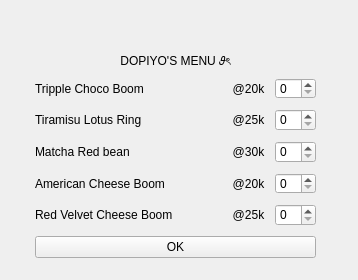
<?xml version="1.0" encoding="UTF-8"?>
<ui version="4.0">
 <class>MenuOrder</class>
 <widget class="QWidget" name="MenuOrder">
  <property name="geometry">
   <rect>
    <x>0</x>
    <y>0</y>
    <width>358</width>
    <height>280</height>
   </rect>
  </property>
  <property name="windowTitle">
   <string>Form</string>
  </property>
  <widget class="QWidget" name="widget" native="true">
   <property name="geometry">
    <rect>
     <x>30</x>
     <y>30</y>
     <width>291</width>
     <height>241</height>
    </rect>
   </property>
   <widget class="QWidget" name="verticalLayoutWidget">
    <property name="geometry">
     <rect>
      <x>0</x>
      <y>0</y>
      <width>291</width>
      <height>238</height>
     </rect>
    </property>
    <layout class="QVBoxLayout" name="verticalLayout">
     <property name="spacing">
      <number>10</number>
     </property>
     <property name="sizeConstraint">
      <enum>QLayout::SizeConstraint::SetNoConstraint</enum>
     </property>
     <property name="leftMargin">
      <number>5</number>
     </property>
     <property name="rightMargin">
      <number>5</number>
     </property>
     <property name="bottomMargin">
      <number>10</number>
     </property>
     <item>
      <widget class="QLabel" name="label_WelcomeTag">
       <property name="text">
        <string/>
       </property>
       <property name="alignment">
        <set>Qt::AlignmentFlag::AlignCenter</set>
       </property>
      </widget>
     </item>
     <item>
      <widget class="QLabel" name="label_ShopTag">
       <property name="text">
        <string>DOPIYO'S MENU 𝜗ৎ</string>
       </property>
       <property name="alignment">
        <set>Qt::AlignmentFlag::AlignCenter</set>
       </property>
      </widget>
     </item>
     <item>
      <layout class="QGridLayout" name="gridLayout_1">
       <property name="horizontalSpacing">
        <number>10</number>
       </property>
       <item row="0" column="1">
        <widget class="QLabel" name="label_PriceTCB">
         <property name="sizePolicy">
          <sizepolicy hsizetype="Fixed" vsizetype="Preferred">
           <horstretch>0</horstretch>
           <verstretch>0</verstretch>
          </sizepolicy>
         </property>
         <property name="text">
          <string>@20k</string>
         </property>
         <property name="alignment">
          <set>Qt::AlignmentFlag::AlignCenter</set>
         </property>
        </widget>
       </item>
       <item row="0" column="0">
        <widget class="QLabel" name="label_TCB">
         <property name="text">
          <string>Tripple Choco Boom</string>
         </property>
         <property name="alignment">
          <set>Qt::AlignmentFlag::AlignLeading|Qt::AlignmentFlag::AlignLeft|Qt::AlignmentFlag::AlignVCenter</set>
         </property>
        </widget>
       </item>
       <item row="0" column="2">
        <widget class="QSpinBox" name="spinBox_TCB">
         <property name="sizePolicy">
          <sizepolicy hsizetype="Fixed" vsizetype="Fixed">
           <horstretch>0</horstretch>
           <verstretch>0</verstretch>
          </sizepolicy>
         </property>
        </widget>
       </item>
      </layout>
     </item>
     <item>
      <layout class="QGridLayout" name="gridLayout_2">
       <property name="horizontalSpacing">
        <number>10</number>
       </property>
       <item row="0" column="1">
        <widget class="QLabel" name="label_PriceTLR">
         <property name="sizePolicy">
          <sizepolicy hsizetype="Fixed" vsizetype="Preferred">
           <horstretch>0</horstretch>
           <verstretch>0</verstretch>
          </sizepolicy>
         </property>
         <property name="text">
          <string>@25k</string>
         </property>
         <property name="alignment">
          <set>Qt::AlignmentFlag::AlignCenter</set>
         </property>
        </widget>
       </item>
       <item row="0" column="0">
        <widget class="QLabel" name="label_TLR">
         <property name="text">
          <string>Tiramisu Lotus Ring</string>
         </property>
         <property name="alignment">
          <set>Qt::AlignmentFlag::AlignLeading|Qt::AlignmentFlag::AlignLeft|Qt::AlignmentFlag::AlignVCenter</set>
         </property>
        </widget>
       </item>
       <item row="0" column="2">
        <widget class="QSpinBox" name="spinBox_TLR">
         <property name="sizePolicy">
          <sizepolicy hsizetype="Fixed" vsizetype="Fixed">
           <horstretch>0</horstretch>
           <verstretch>0</verstretch>
          </sizepolicy>
         </property>
        </widget>
       </item>
      </layout>
     </item>
     <item>
      <layout class="QGridLayout" name="gridLayout_3">
       <property name="horizontalSpacing">
        <number>10</number>
       </property>
       <item row="0" column="1">
        <widget class="QLabel" name="label_PriceMRB">
         <property name="sizePolicy">
          <sizepolicy hsizetype="Fixed" vsizetype="Preferred">
           <horstretch>0</horstretch>
           <verstretch>0</verstretch>
          </sizepolicy>
         </property>
         <property name="text">
          <string>@30k</string>
         </property>
         <property name="alignment">
          <set>Qt::AlignmentFlag::AlignCenter</set>
         </property>
        </widget>
       </item>
       <item row="0" column="0">
        <widget class="QLabel" name="label_MRB">
         <property name="text">
          <string>Matcha Red bean</string>
         </property>
         <property name="alignment">
          <set>Qt::AlignmentFlag::AlignLeading|Qt::AlignmentFlag::AlignLeft|Qt::AlignmentFlag::AlignVCenter</set>
         </property>
        </widget>
       </item>
       <item row="0" column="2">
        <widget class="QSpinBox" name="spinBox_MRB">
         <property name="sizePolicy">
          <sizepolicy hsizetype="Fixed" vsizetype="Fixed">
           <horstretch>0</horstretch>
           <verstretch>0</verstretch>
          </sizepolicy>
         </property>
        </widget>
       </item>
      </layout>
     </item>
     <item>
      <layout class="QGridLayout" name="gridLayout_4">
       <property name="horizontalSpacing">
        <number>10</number>
       </property>
       <item row="0" column="0">
        <widget class="QLabel" name="label_ACB">
         <property name="text">
          <string>American Cheese Boom</string>
         </property>
         <property name="alignment">
          <set>Qt::AlignmentFlag::AlignLeading|Qt::AlignmentFlag::AlignLeft|Qt::AlignmentFlag::AlignVCenter</set>
         </property>
        </widget>
       </item>
       <item row="0" column="2">
        <widget class="QSpinBox" name="spinBox_ACB">
         <property name="sizePolicy">
          <sizepolicy hsizetype="Fixed" vsizetype="Fixed">
           <horstretch>0</horstretch>
           <verstretch>0</verstretch>
          </sizepolicy>
         </property>
        </widget>
       </item>
       <item row="0" column="1">
        <widget class="QLabel" name="label_PriceACB">
         <property name="sizePolicy">
          <sizepolicy hsizetype="Fixed" vsizetype="Preferred">
           <horstretch>0</horstretch>
           <verstretch>0</verstretch>
          </sizepolicy>
         </property>
         <property name="text">
          <string>@20k</string>
         </property>
         <property name="alignment">
          <set>Qt::AlignmentFlag::AlignCenter</set>
         </property>
        </widget>
       </item>
      </layout>
     </item>
     <item>
      <layout class="QGridLayout" name="gridLayout_5">
       <property name="sizeConstraint">
        <enum>QLayout::SizeConstraint::SetNoConstraint</enum>
       </property>
       <property name="horizontalSpacing">
        <number>10</number>
       </property>
       <item row="0" column="1">
        <widget class="QLabel" name="label_PriceRVCB">
         <property name="sizePolicy">
          <sizepolicy hsizetype="Fixed" vsizetype="Preferred">
           <horstretch>0</horstretch>
           <verstretch>0</verstretch>
          </sizepolicy>
         </property>
         <property name="text">
          <string>@25k</string>
         </property>
         <property name="alignment">
          <set>Qt::AlignmentFlag::AlignCenter</set>
         </property>
        </widget>
       </item>
       <item row="0" column="0">
        <widget class="QLabel" name="label_RVCB">
         <property name="sizePolicy">
          <sizepolicy hsizetype="Expanding" vsizetype="Preferred">
           <horstretch>0</horstretch>
           <verstretch>0</verstretch>
          </sizepolicy>
         </property>
         <property name="text">
          <string>Red Velvet Cheese Boom</string>
         </property>
         <property name="alignment">
          <set>Qt::AlignmentFlag::AlignLeading|Qt::AlignmentFlag::AlignLeft|Qt::AlignmentFlag::AlignVCenter</set>
         </property>
        </widget>
       </item>
       <item row="0" column="2">
        <widget class="QSpinBox" name="spinBox_RVCB">
         <property name="sizePolicy">
          <sizepolicy hsizetype="Fixed" vsizetype="Fixed">
           <horstretch>0</horstretch>
           <verstretch>0</verstretch>
          </sizepolicy>
         </property>
        </widget>
       </item>
      </layout>
     </item>
     <item>
      <widget class="QPushButton" name="pushButton_OK">
       <property name="text">
        <string>OK</string>
       </property>
      </widget>
     </item>
    </layout>
   </widget>
  </widget>
 </widget>
 <resources/>
 <connections/>
</ui>
